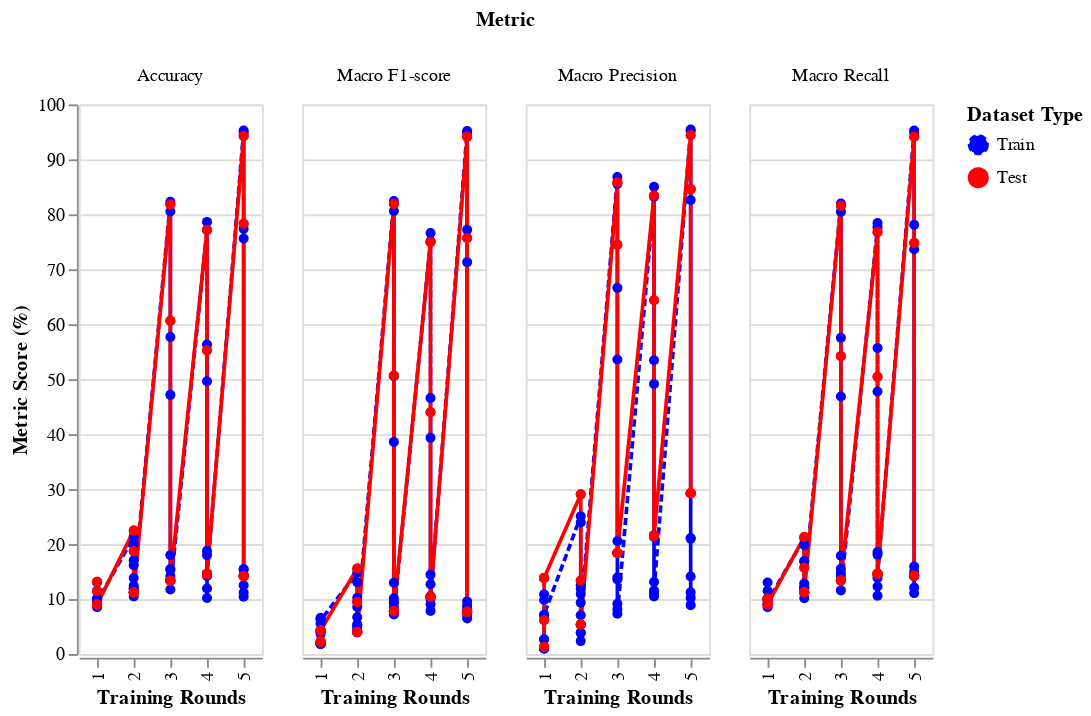

Notebook cell for this chart:
### Code cell
import altair as alt

def plot_metrics_altair(df):
    """
    Create an interactive Altair chart with a dropdown menu to select participants.
    
    Args:
        df (pd.DataFrame): DataFrame containing metrics for train and test.
    """
    metrics = ["Accuracy", "Macro Precision", "Macro Recall", "Macro F1-score"]

    # Convert metrics from wide format to long format for Altair
    df_long = df.melt(id_vars=["Participant", "Round", "Type"], 
                      value_vars=metrics, 
                      var_name="Metric", 
                      value_name="Score")

    # Create a selection dropdown for Participants (Fix: Use selection_point instead of selection_single)
    participant_dropdown = alt.binding_select(options=sorted(df["Participant"].unique()), name="Participant: ")
    participant_selection = alt.selection_point(fields=["Participant"], bind=participant_dropdown)

    # Line chart for train/test metrics
    chart = (
        alt.Chart(df_long)
        .mark_line(point=True)
        .encode(
            x=alt.X("Round:O", title="Training Rounds"),
            y=alt.Y("Score:Q", title="Metric Score (%)"),
            color=alt.Color("Type:N", title="Dataset Type", scale=alt.Scale(domain=["Train", "Test"], range=["blue", "red"])),
            strokeDash="Type:N",  # Dashed line for Test, Solid for Train
            tooltip=["Round", "Score", "Metric", "Type"],
            column="Metric:N"  # Separate plots for each metric
        )
        .transform_filter(participant_selection)  # Apply selection filter
        .add_selection(participant_selection)  # Add dropdown menu
    )

    return chart

# Generate the interactive Altair chart
plot_metrics_altair(df_overall)

### Figure 1 — Vega-Lite specification as saved in the notebook (floating-point values rounded to 4 significant figures; data arrays with more than 128 entries replaced by an {"elided": "..."} marker saying what was removed)
{"config": {"view": {"continuousWidth": 300, "continuousHeight": 300}}, "data": {"name": "data-9b8533f924f81c785595545d9b86140f"}, "mark": {"type": "line", "point": true}, "encoding": {"color": {"field": "Type", "scale": {"domain": ["Train", "Test"], "range": ["blue", "red"]}, "title": "Dataset Type", "type": "nominal"}, "column": {"field": "Metric", "type": "nominal"}, "strokeDash": {"field": "Type", "type": "nominal"}, "tooltip": [{"field": "Round", "type": "quantitative"}, {"field": "Score", "type": "quantitative"}, {"field": "Metric", "type": "nominal"}, {"field": "Type", "type": "nominal"}], "x": {"field": "Round", "title": "Training Rounds", "type": "ordinal"}, "y": {"field": "Score", "title": "Metric Score (%)", "type": "quantitative"}}, "params": [{"name": "param_5", "select": {"type": "point", "fields": ["Participant"]}, "bind": {"input": "select", "options": [0.0, 1.0, 2.0, 3.0, 4.0, 5.0, 6.0, 7.0, 8.0, 9.0], "name": "Participant: "}}], "transform": [{"filter": {"param": "param_5"}}], "$schema": "https://vega.github.io/schema/vega-lite/v5.20.1.json", "datasets": {"data-9b8533f924f81c785595545d9b86140f": {"elided": "400 records"}}}
